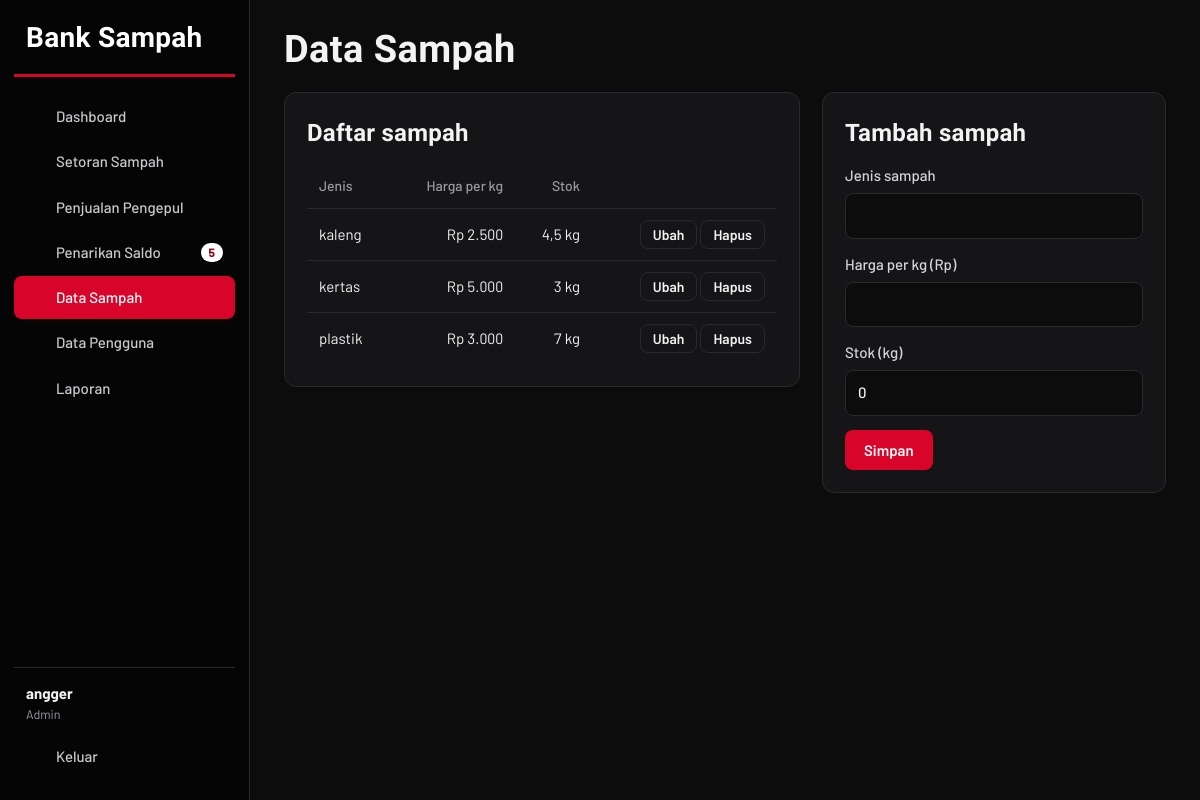
The page /admin/sampah.php (signed in) on the database its author committed.
### tables this page shows
CREATE TABLE users (
  id_user int(11) NOT NULL AUTO_INCREMENT,
  nama varchar(100) NOT NULL,
  username varchar(50) NOT NULL,
  password varchar(255) NOT NULL,
  saldo int(11) NOT NULL DEFAULT 0,
  role enum('admin','guru','siswa','pengepul') NOT NULL,
  PRIMARY KEY (id_user), UNIQUE KEY (username)
);

CREATE TABLE sampah (
  id_sampah int(11) NOT NULL AUTO_INCREMENT,
  jenis_sampah varchar(50) NOT NULL,
  harga_per_kg int(11) NOT NULL,
  stok_kg decimal(10,2) NOT NULL DEFAULT 0,
  PRIMARY KEY (id_sampah)
);

### admin/sampah.php (the view, shortened to what this page needs)
<?php
require_once __DIR__ . '/../config.php';
need('admin');
$pageTitle = 'Data Sampah';
$edit = null;
$rows = $pdo->query("
    SELECT *
    FROM sampah
    ORDER BY jenis_sampah
")->fetchAll();
require __DIR__ . '/../includes/header.php';
?>
<div class="split">
    <section class="card">
        <h2>Daftar sampah</h2>
        <?php if (!$rows): ?>
            <div class="empty">
                Belum ada jenis sampah.
                Tambahkan lewat formulir di samping.
            </div>
        <?php else: ?>
            <div class="table-wrap">
                <table>
                    <tr>
                        <th>Jenis</th>
                        <th class="num">Harga per kg</th>
                        <th class="num">Stok</th>
                        <th></th>
                    </tr>
                    <?php foreach ($rows as $r): ?>
                        <tr>
                            <td>
                                <?= e($r['jenis_sampah']) ?>
                            </td>
                            <td class="num">
                                <?= rp($r['harga_per_kg']) ?>
                            </td>
                            <td class="num">
                                <?= kg($r['stok_kg']) ?>
                            </td>
                            <td class="act">
                                <a
                                    class="btn btn-ghost btn-sm"
                                    href="?edit=<?= $r['id_sampah'] ?>"
                                >
                                    Ubah
                                </a>
                                <form
                                    method="post"
                                    class="inline"
                                >
                                    <button
                                        type="submit"
                                        class="btn btn-ghost btn-sm"
                                        onclick="return confirm('Hapus jenis sampah ini?')"
                                    >
                                        Hapus
                                    </button>
                                </form>
                            </td>
                        </tr>
                    <?php endforeach; ?>
                </table>
            </div>
        <?php endif; ?>
    </section>
    <section class="card">
        <h2>
            <?= $edit ? 'Ubah sampah' : 'Tambah sampah' ?>
        </h2>
        <form method="post" class="form">
            <label>
                Jenis sampah
                <input
                    type="text"
                    name="jenis_sampah"
                    required
                    value="<?= e($edit['jenis_sampah'] ?? '') ?>"
                >
            </label>
            <label>
                Harga per kg (Rp)
                <input
                    type="number"
                    min="0"
                    name="harga_per_kg"
                    required
                    value="<?= e($edit['harga_per_kg'] ?? '') ?>"
                >
            </label>
            <label>
                Stok (kg)
                <input
                    type="text"
                    name="stok_kg"
                    inputmode="decimal"
                    required
                    value="<?= e($edit['stok_kg'] ?? '0') ?>"
                >
            </label>
            <div class="row">
                <button
                    type="submit"
                    class="btn btn-red"
                >
                    Simpan
                </button>
            </div>
        </form>
    </section>
</div>
<?php require __DIR__ . '/../includes/footer.php'; ?>

### includes/header.php (shortened to what this page needs)
<?php
$u = user();
$role = $u['role'];
$cur = basename($_SERVER['SCRIPT_NAME']);
function cnt($q)
{
    global $pdo;
    return (int) $pdo->query($q)->fetchColumn();
}
if ($role === 'admin') {
    $menu = [
        [
            'admin/dashboard.php',
            'Dashboard',
            'home',
            0
        ],
        [
            'admin/setoran.php',
            'Setoran Sampah',
            'down',
            cnt("SELECT COUNT(*) FROM transaksi WHERE tipe='setor' AND status='pending'")
        ],
        [
            'admin/penjualan.php',
            'Penjualan Pengepul',
            'up',
            cnt("SELECT COUNT(*) FROM transaksi WHERE tipe='jual' AND status='pending'")
        ],
        [
            'admin/tarik.php',
            'Penarikan Saldo',
            'wallet',
            cnt("SELECT COUNT(*) FROM tarik_saldo WHERE status='pending'")
        ],
        [
            'admin/sampah.php',
            'Data Sampah',
            'box',
            0
        ],
        [
            'admin/users.php',
            'Data Pengguna',
            'users',
            0
        ],
        [
            'admin/laporan.php',
            'Laporan',
            'report',
            0
        ],
    ];
}
?>
<!doctype html>
<html lang="id">
<head>
    <link rel="stylesheet" href="<?= BASE ?>/assets/style.css">
</head>
<body>
    <div class="app">
        <aside class="side" id="side">
            <div class="brand">
                Bank Sampah
            </div>
            <nav class="nav">
                <?php foreach ($menu as $m): ?>
                    <a
                        href="<?= BASE . '/' . $m[0] ?>"
                        class="<?= basename($m[0]) === $cur ? 'active' : '' ?>"
                    >
                        <?= icon($m[2]) ?>
                        <span><?= $m[1] ?></span>
                        <?php if ($m[3] > 0): ?>
                            <b class="count">
                                <?= $m[3] ?>
                            </b>
                        <?php endif; ?>
                    </a>
                <?php endforeach; ?>
            </nav>
            <div class="side-foot">
                <div class="who">
                    <strong><?= e($u['nama']) ?></strong>
                    <small><?= roleName($role) ?></small>
                </div>
                <a class="nav-out" href="<?= BASE ?>/logout.php">
                    <?= icon('logout') ?>
                    <span>Keluar</span>
                </a>
            </div>
        </aside>
        <main class="main">
            <header class="top">
                <h1><?= e($pageTitle ?? '') ?></h1>
            </header>

### assets/style.css (style rules this page uses)
:root { --black:#050505; --bg:#0c0c0d; --panel:#151517; --panel2:#1c1c1f; --line:#2a2a2e; --red:#d90429; --red-hi:#ff2d4a; --red-lo:#8d0218; --tx:#f3f3f4; --mu:#9a9aa3; --ok:#3ccf6e; --wait:#f0a53a; }
* { box-sizing:border-box }
html { color-scheme:dark }
body { margin:0;background:var(--bg);color:var(--tx);font:15px/1.55 'Barlow','Segoe UI',system-ui,sans-serif }
h1,h2,.brand,.hero-mark,.stat strong,.saldo strong,.total strong { font-family:'Barlow Condensed','Segoe UI',sans-serif;font-weight:600;letter-spacing:.01em }
h1,h2 { margin:0 }
a { color:var(--red-hi);text-decoration:none }
.num { text-align:right;font-variant-numeric:tabular-nums }
.app { display:flex;min-height:100vh }
.side { width:250px;flex:none;background:var(--black);border-right:1px solid var(--line);position:sticky;top:0;height:100vh;display:flex;flex-direction:column;padding:22px 14px }
.brand { font-size:28px;padding:2px 12px 22px;color:#fff;border-bottom:3px solid var(--red);margin:0 0 18px;line-height:1 }
.nav { display:flex;flex-direction:column;gap:2px;flex:1 }
.nav a,.nav-out { display:flex;align-items:center;gap:11px;padding:10px 12px;border-radius:8px;color:#c9c9ce;font-weight:500 }
.nav a.active { background:var(--red);color:#fff }
.count { margin-left:auto;background:#fff;color:var(--red-lo);border-radius:99px;font-size:12px;padding:0 8px;min-width:22px;text-align:center }
.side-foot { border-top:1px solid var(--line);padding-top:14px }
.who { padding:0 12px 10px;display:flex;flex-direction:column }
.who small { color:var(--mu) }
.main { flex:1;min-width:0;padding:30px 34px 60px;max-width:1280px }
.top { display:flex;align-items:center;gap:12px;margin-bottom:22px }
.top h1 { font-size:38px;line-height:1.05 }
.card { background:var(--panel);border:1px solid var(--line);border-radius:12px;padding:22px;margin-bottom:22px }
.card h2 { font-size:24px;margin-bottom:12px;display:flex;align-items:center;gap:10px }
.split { display:grid;grid-template-columns:minmax(0,1.5fr) minmax(0,1fr);gap:22px;align-items:start }
.split>.card { margin-bottom:22px }
.table-wrap { overflow-x:auto }
table { width:100%;border-collapse:collapse }
th,td { padding:11px 12px;text-align:left;border-bottom:1px solid var(--line);white-space:nowrap }
th { color:var(--mu);font-weight:500;font-size:14px }
th.num { text-align:right }
tr:last-child td { border-bottom:0 }
td.act { text-align:right }
td.act form,form.inline { display:inline }
label { display:flex;flex-direction:column;gap:6px;color:#d6d6da;font-weight:500 }
input,select { background:#0c0c0d;border:1px solid var(--line);color:var(--tx);border-radius:8px;padding:10px 12px;font:inherit;width:100% }
input::placeholder { color:#5f5f66 }
.form { display:flex;flex-direction:column;gap:14px }
.row { display:flex;gap:10px }
.btn { display:inline-flex;align-items:center;justify-content:center;gap:6px;border:1px solid transparent;border-radius:8px;padding:10px 18px;font:600 15px 'Barlow',sans-serif;cursor:pointer;color:#fff;text-decoration:none }
.btn-red { background:var(--red) }
.btn-ghost { background:transparent;border-color:var(--line);color:var(--tx) }
.btn-sm { padding:5px 12px;font-size:14px }

### rows shown on the page
users: nama "angger", role "Admin"
sampah: jenis_sampah "kaleng", harga_per_kg "Rp 2.500", stok_kg "4,5 kg"
sampah: jenis_sampah "kertas", harga_per_kg "Rp 5.000", stok_kg "3 kg"
sampah: jenis_sampah "plastik", harga_per_kg "Rp 3.000", stok_kg "7 kg"

### other values the page prints
$m[1] "Dashboard"
$m[1] "Setoran Sampah"
$m[1] "Penjualan Pengepul"
$m[1] "Penarikan Saldo"
$m[3] "5"
$m[1] "Data Sampah"
$m[1] "Data Pengguna"
$m[1] "Laporan"
$pageTitle "Data Sampah"
